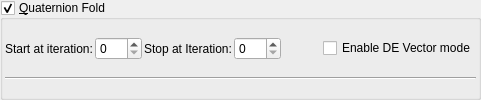
    <widget class="MyGroupBox" name="groupCheck_transf_function_enabled_false">
     <property name="title">
      <string>&amp;Quaternion Fold</string>
     </property>
     <property name="checkable">
      <bool>true</bool>
     </property>
     <layout class="QVBoxLayout" name="verticalLayout_10" stretch="0,0">
      <property name="spacing">
       <number>2</number>
      </property>
      <property name="leftMargin">
       <number>2</number>
      </property>
      <property name="topMargin">
       <number>2</number>
      </property>
      <property name="rightMargin">
       <number>2</number>
      </property>
      <property name="bottomMargin">
       <number>2</number>
      </property>
      <item>
       <layout class="QGridLayout" name="gridLayout_2">
        <property name="spacing">
         <number>2</number>
        </property>
        <item row="0" column="5">
         <widget class="QCheckBox" name="checkBox_transf_function_enabledAx_false">
          <property name="text">
           <string>Enable DE Vector mode</string>
          </property>
         </widget>
        </item>
        <item row="0" column="4">
         <spacer name="horizontalSpacer">
          <property name="orientation">
           <enum>Qt::Horizontal</enum>
          </property>
          <property name="sizeHint" stdset="0">
           <size>
            <width>40</width>
            <height>20</height>
           </size>
          </property>
         </spacer>
        </item>
        <item row="0" column="1">
         <widget class="MySpinBox" name="spinboxInt_transf_start_iterations_A">
          <property name="sizePolicy">
           <sizepolicy hsizetype="Minimum" vsizetype="Maximum">
            <horstretch>0</horstretch>
            <verstretch>0</verstretch>
           </sizepolicy>
          </property>
          <property name="minimum">
           <number>0</number>
          </property>
          <property name="maximum">
           <number>999</number>
          </property>
          <property name="value">
           <number>0</number>
          </property>
         </widget>
        </item>
        <item row="0" column="3">
         <widget class="MySpinBox" name="spinboxInt_transf_stop_iterations_A">
          <property name="sizePolicy">
           <sizepolicy hsizetype="Minimum" vsizetype="Maximum">
            <horstretch>0</horstretch>
            <verstretch>0</verstretch>
           </sizepolicy>
          </property>
          <property name="maximum">
           <number>999</number>
          </property>
         </widget>
        </item>
        <item row="0" column="0">
         <widget class="QLabel" name="label_52">
          <property name="text">
           <string>Start at iteration:</string>
          </property>
         </widget>
        </item>
        <item row="0" column="2">
         <widget class="QLabel" name="label_53">
          <property name="text">
           <string>Stop at Iteration:</string>
          </property>
         </widget>
        </item>
       </layout>
      </item>
      <item>
       <widget class="Line" name="line_23">
        <property name="orientation">
         <enum>Qt::Horizontal</enum>
        </property>
       </widget>
      </item>
     </layout>
    </widget>
